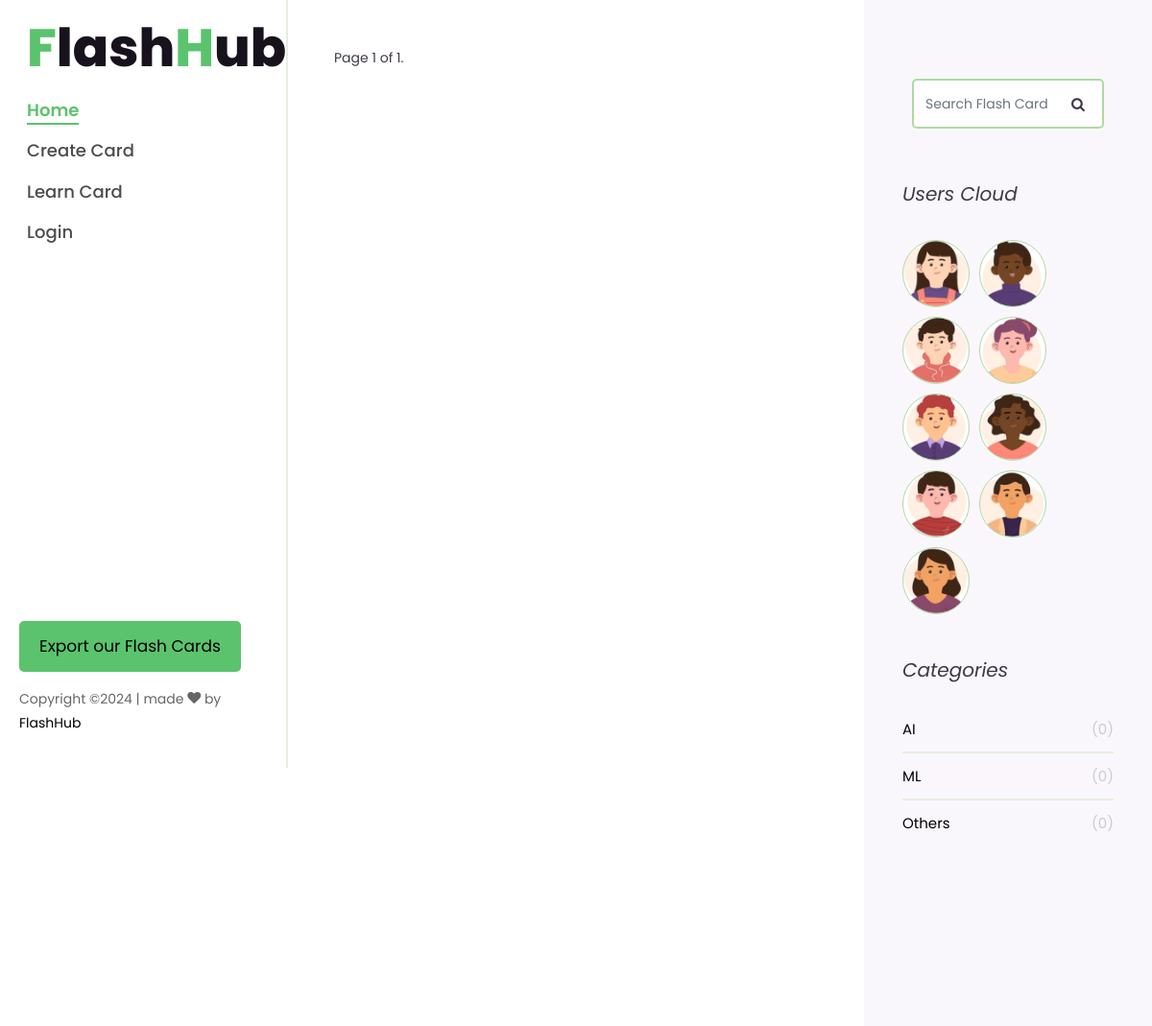
Page /cards/AI (upper part) on the earlier database version.
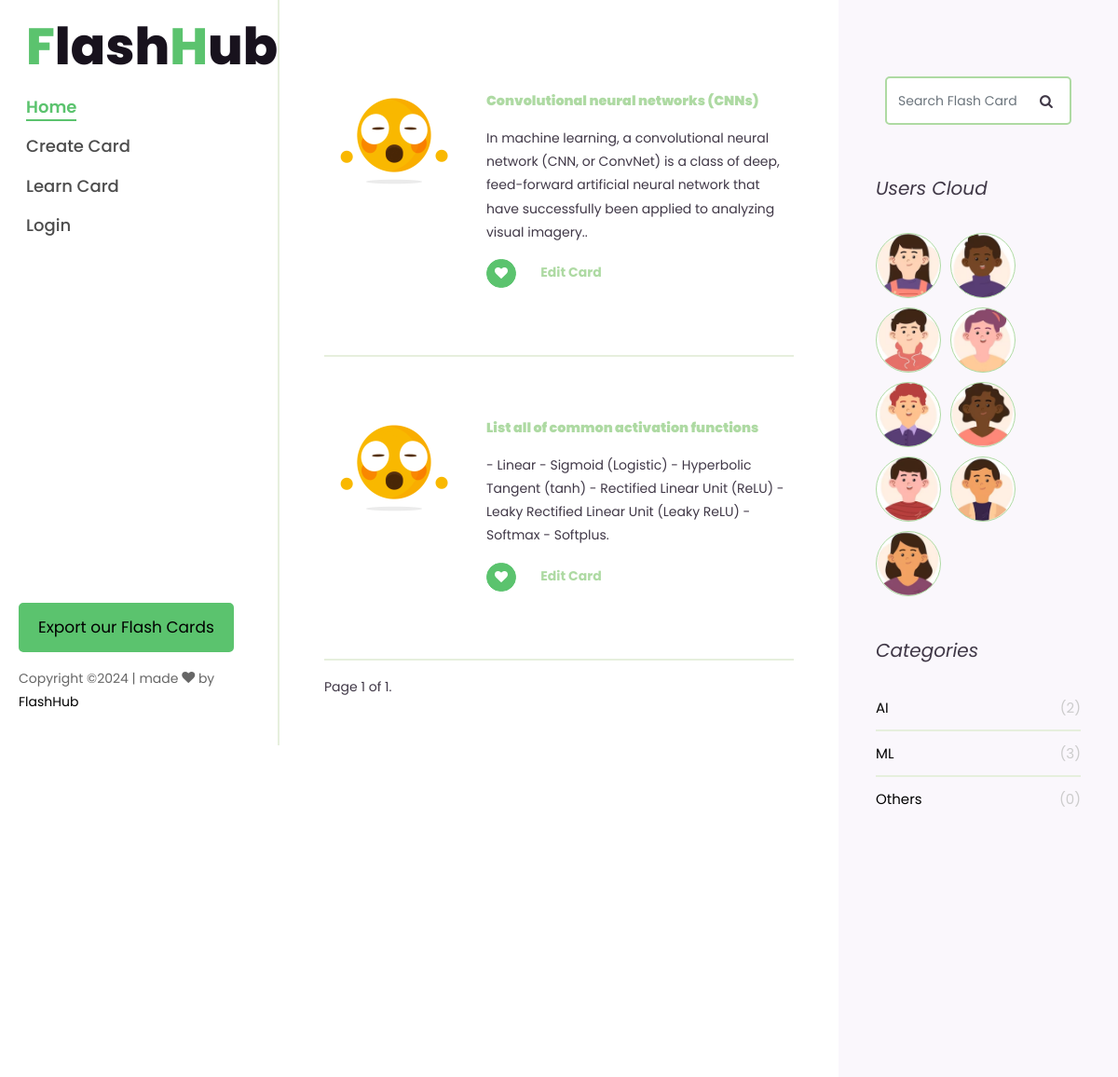
Same page on the later database version.
### flashcards/models.py (models this page shows)
class FlashCard(models.Model):
	category = models.CharField(max_length=50)
	front = models.TextField()
	back = models.TextField()
	creator = models.ForeignKey(User, on_delete=models.CASCADE)
	likes = models.IntegerField(default=0)
	known = models.IntegerField(default=0)
	def __str__(self):
		return self.front

### flashcards/views.py (the view)
# urls.py: path('cards/<str:category>', views.get_cards_by_category, name='get_cards_by_category'),
def get_cards_by_category(request, category):
    if request.user.is_authenticated:
        all_cards = FlashCard.objects.filter(creator=request.user.id)
    else:
        all_cards = FlashCard.objects.all()
    cards = all_cards.filter(category=category)
    paginator = Paginator(cards, 5)
    page_number = request.GET.get('page')
    page_obj = paginator.get_page(page_number)
    counts = get_counts(all_cards)
    popular_cards = all_cards.order_by('-likes')[:3]
    context = {'page_obj':page_obj, 'counts':counts, 'popular_cards':popular_cards }
    return render(request, 'flashcards/home.html', context)

### flashcards/views.py (called while the page is built)
def get_counts(all_cards):
    counts = []
    count_alg = all_cards.filter(category='AI').count()
    counts.append(count_alg)
    count_ds = all_cards.filter(category='ML').count()
    counts.append(count_ds)
    count_com = all_cards.filter(category='Others').count()
    counts.append(count_com)
    return counts

### flashcards/templates/flashcards/home.html (shortened to what this page needs)
{% extends "flashcards/base.html" %}
{% load static %}
{% block content %}
	{% for card in page_obj %}
	    <div class="row pt-md-4">
	        <div class="col-md-12">
	            <div class="blog-entry ftco-animate d-md-flex">
	                <a href="#" class="img img-2" style="background-image: url({% static 'images/' %}{{card.category}}1.gif );"></a>
	                <div class="text text-2 pl-md-4">
	                  <h5 class="mb-2"><a href="#" style="color: #AEDAA3;"><strong>{{ card.front }}</strong></a></h5>
	                  <p class="mb-4">{{ card.back }}.</p>
	                  <p>
	                  	<a href="{% url 'mark_liked' card.id %}" class="btn btn-primary btn-sm"><i class="fa fa-heart"></i></a>
	                  	<a href="{% url 'edit_card' card.id %}" class="btn-custom"><strong>Edit Card</strong> </a>
	                  </p>
	                </div>
	            </div>
	        </div>
	    </div>
	    <hr>
	{% endfor %}
    <div class="row">
      <div class="col">
        <div class="block-27">
	        <div class="pagination">
			    <span class="step-links">
			        <span class="current">
			            Page {{ page_obj.number }} of {{ page_obj.paginator.num_pages }}.
			        </span>
			    </span>
			</div>
        </div>
      </div>
    </div>
{% endblock %}

### flashcards/templates/flashcards/base.html (shortened to what this page needs)
{% load static %}
<!DOCTYPE html>
<html>
<head>
    <link rel="stylesheet" href="{% static '/css/open-iconic-bootstrap.min.css' %}">
    <link rel="stylesheet" href="{% static '/css/animate.css' %}">
    <link rel="stylesheet" href="{% static '/css/icomoon.css' %}">
    <link rel="stylesheet" href="{% static '/css/style.css' %}">
    <link rel="stylesheet" href="{% static '/font-awesome-4.7.0/font-awesome-4.7.0/css/font-awesome.min.css' %}">
</head>
<body>
	<div id="colorlib-page">
        <aside id="colorlib-aside" role="complementary" class="js-fullheight">
			<h1><span class='green-text' style='color:#5BC36E'>F</span>lash<span class='green-text' style='color:#5BC36E'>H</span>ub</h1>
            <nav id="colorlib-main-menu" role="navigation">
                <ul>
                    <li class="colorlib-active"><a href="{% url 'home' %}">Home</a></li>
                    <li><a href="{% url 'add_card' %}">Create Card</a></li>
                    <li><a href="{% url 'learn' %}">Learn Card</a></li>
                    {% if user.is_authenticated %}
                        <li><span>{{user.username}}&nbsp</span>><a href="{% url 'logout' %}">Logout</a></li>
                    {% else %}
                        <li><a href="{% url 'login' %}">Login</a></li>
                    {% endif %}
                </ul>
            </nav>
            <div class="colorlib-footer">
                <div class="mb-4">
                    <h3>&nbsp</h3>
                    <form action="{% url 'dump_csv' %}" class="colorlib-subscribe-form">
                        <div class="form-group d-flex">
                          <button class="btn-dark">Export our Flash Cards</button>
                        </div>
                    </form>
                </div>
                <p class="pfooter">
      Copyright &copy;<script>document.write(new Date().getFullYear());</script> | made <i class="icon-heart" aria-hidden="true"></i> by <a href="https://kentstate.edu" target="_blank">FlashHub</a></p>
            </div>
        </aside>
        <div id="colorlib-main">
        <section class="ftco-section ftco-no-pt ftco-no-pb">
        <div class="container">
            <div class="row d-flex">
            	<div class="col-xl-8 py-5 px-md-5">
	            	{% block content %}
		    		{% endblock %}
		    	</div>
                <div class="col-xl-4 sidebar ftco-animate bg-light pt-5">
                    <div class="sidebar-box pt-md-4">
                      <form method="GET" action="{% url 'search_keywords' %}" class="search-form">
                        <div class="form-group">
                          <span class="icon icon-search"></span>
                          <input name='keywords' type="text" class="form-control" placeholder="Search Flash Card">
                        </div>
                      </form>
                    </div>
					<div class="sidebar-box ftco-animate">
						<h3 class="sidebar-heading">Users Cloud</h3>
						<ul class="tagcloud">
						  <a href="#" class="tag-cloud-link" style="background-image: url({% static 'images/u1.png' %});"></a>
						  <a href="#" class="tag-cloud-link" style="background-image: url({% static 'images/u2.png' %});"></a>
						  <a href="#" class="tag-cloud-link" style="background-image: url({% static 'images/u3.png' %});"></a>
						  <a href="#" class="tag-cloud-link" style="background-image: url({% static 'images/u4.png' %});"></a>
						  <a href="#" class="tag-cloud-link" style="background-image: url({% static 'images/u5.png' %});"></a>
						  <a href="#" class="tag-cloud-link" style="background-image: url({% static 'images/u6.png' %});"></a>
						  <a href="#" class="tag-cloud-link" style="background-image: url({% static 'images/u7.png' %});"></a>
						  <a href="#" class="tag-cloud-link" style="background-image: url({% static 'images/u8.png' %});"></a>
						  <a href="#" class="tag-cloud-link" style="background-image: url({% static 'images/u9.png' %});"></a>
						</ul>
					  </div>
                    <div class="sidebar-box ftco-animate">
                        <h3 class="sidebar-heading">Categories</h3>
                      <ul class="categories">
                        <li><a href="{% url 'get_cards_by_category' 'AI' %}">AI <span>({{counts.0}})</span>
                        </a></li>
                        <li><a href="{% url 'get_cards_by_category' 'ML' %}">ML <span>({{counts.1}})</span></a></li>
                        <li><a href="{% url 'get_cards_by_category' 'Others' %}">Others <span>({{counts.2}})</span>
                        </a></li>
                      </ul>
                    </div>
                </div>
            </div>
        </div>
    	</section>
    </div>
    </div>
</body>
</html>

### Django_Flashcards/static/css/icomoon.css (style rules this page uses)
[class^="icon-"], [class*=" icon-"] { font-family: 'icomoon' !important; speak: none; font-style: normal; font-weight: normal; font-variant: normal; text-transform: none; line-height: 1; -webkit-font-smoothing: antialiased; -moz-osx-font-smoothing: grayscale; }
.icon-search:before { content: "\f002"; }
.icon-heart:before { content: "\f004"; }

Differences in the rows shown:
added FlashCard: front "Convolutional neural networks (CNNs)", back "In machine learning, a convolutional neural network (CNN, or ConvNet) is a class of deep, feed-forward artificial neural network that have successfully been applied to analyzing visual imagery."
added FlashCard: front "List all of common activation functions", back "- Linear - Sigmoid (Logistic) - Hyperbolic Tangent (tanh) - Rectified Linear Unit (ReLU) - Leaky Rectified Linear Unit (Leaky ReLU) - Softmax - Softplus"
Other differences:
{{ counts.0 }}: "0" → "2"
{{ counts.1 }}: "0" → "3"
